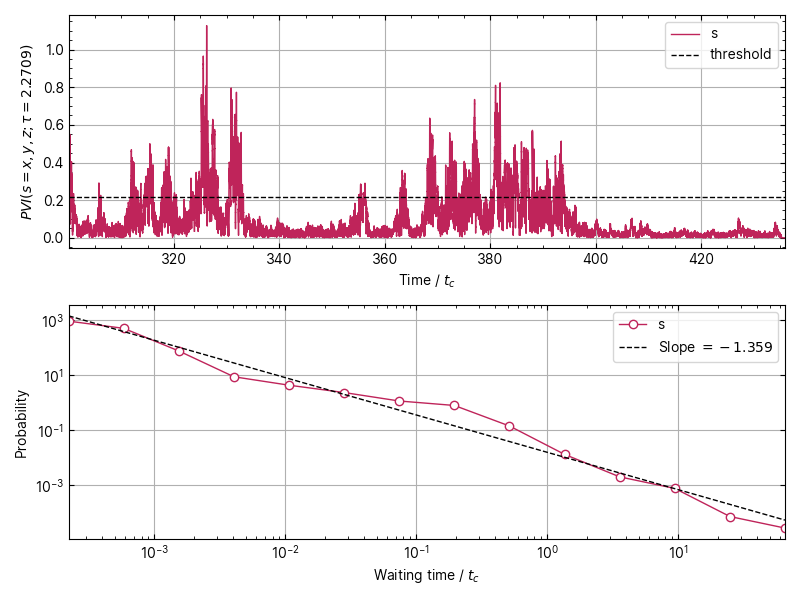

Write Python code to recreate this figure.
from os import wait
import numpy as np
from phdhelper.helpers.os_shortcuts import new_path, get_path
from phdhelper.helpers.COLOURS import red
import matplotlib.pyplot as plt
from phdhelper.helpers import override_mpl
import json
import itertools
from scipy.optimize import curve_fit


override_mpl.override()

data_path = new_path(get_path(__file__, ".."))

with open(data_path("data/fpi/stats.json")) as file:
    stats = json.load(file)

B = np.load(data_path("data/fsm/data.npy"))
B_time = np.load(data_path("data/fsm/time.npy"))
B_time = B_time - B_time[0]

lag_seconds = 2.27089484500741  # from correlation_length.py
# lag_seconds = B_time[1]

lag = np.argmin(np.abs(B_time - lag_seconds))
print(lag)
delta_B = (np.roll(B, lag) - B)[lag:]  # Add lag & exclude wrapped points
delta_B = np.linalg.norm(delta_B, axis=np.argmin(delta_B.shape))
print(f"{delta_B.shape=} {B.shape=}")
delta_T = B_time[lag:]

time = delta_T / lag_seconds

split = np.argmin(abs(100 - time))

square_delta_B = np.power(delta_B, 2)
root_mean_square = np.sqrt(square_delta_B.mean())

PVI = delta_B / root_mean_square
print(root_mean_square)

# Crop PVI by along time 280 = overshoot >300 = SW
PVI = PVI[time > 300]
time = time[time > 300]

threshold = np.mean(PVI) + np.std(PVI)

waiting = PVI <= threshold
waiting = np.sort(
    np.array(
        [sum(1 for _ in group) for key, group in itertools.groupby(waiting) if key]
    )
    * B_time[1]
)


fig, ax = plt.subplots(2, 1, figsize=(8, 6))

ax[0].plot(time, PVI, label="s")
ax[0].set_xlabel("Time / $t_c$")
ax[0].set_ylabel(rf"$PVI(s= x, y, z;\tau={lag_seconds:.4f})$")
ax[0].axhline(threshold, color="k", ls="--", label="threshold")
ax[0].legend(loc="upper right")


def linfit(x, a, b):
    return a + x * b


bin_edges = np.logspace(np.log10(waiting.min()), np.log10(waiting.max()), 15)
bins, _ = np.histogram(waiting, bins=bin_edges, density=True)
bin_mids = (bin_edges[:-1] + bin_edges[1:]) / 2
bins[bins == 0] = np.nan

print(bins)
if sum(np.isnan(bins)) > 0:
    mask = ~np.isnan(bins)
    bins = bins[mask]
    bin_mids = bin_mids[mask]
    print(bins)

ax[1].loglog(
    bin_mids,
    bins,
    marker="o",
    mfc="white",
    label="s",
)

# Linear Fit

popt, pcov = curve_fit(linfit, np.log10(bin_mids), np.log10(bins))
yfit = np.power(10, linfit(np.log10(bin_mids), *popt))
ax[1].loglog(
    bin_mids,
    yfit,
    color="k",
    ls="--",
    label=f"Slope $={popt[1]:0.3f}$",
)

ax[1].legend()


ax[1].set_ylabel("Probability")
# ax[1].get_shared_y_axes().join(ax[1], ax[1])
ax[1].set_xlabel("Waiting time / $t_c$")

plt.tight_layout()
plt.subplots_adjust(wspace=0)
plt.savefig(f"{get_path(__file__)}/PVI.png")
plt.show()
